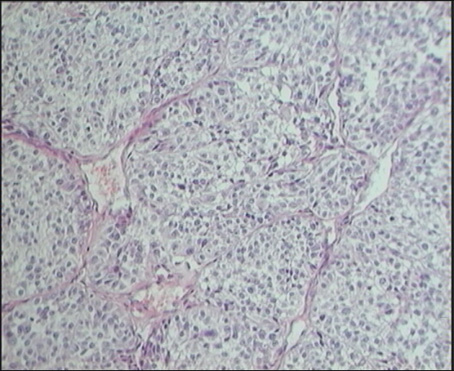
//> input picture usm_enhance-1.7/usm_enhance/data/cells.png, 454 x 371 px
$ ./usm_enhance -i=data/ciclista_original.jpg data/cells.png out.png   (built with g++ and OpenCV 4)
//> lines starting //> are read from the running program, lines starting //| are printed output that depends on the picture
//> further down, user_data.in is the input picture: 371 rows x 454 cols, CV_8UC3; mean B, G, R 180.5, 174, 171.5
### usm_enhance-1.7/usm_enhance/common_code.cpp
#include "common_code.hpp"

cv::Mat
fsiv_create_box_filter(const int r)
{
    CV_Assert(r>0);
    cv::Mat ret_v;
    // TODO
    // Hint: use the constructor of cv::Mat to set the proper initial value.
    ret_v = cv::Mat::ones(2*r+1,2*r+1,CV_32FC1);
    cv::normalize(ret_v,ret_v,1.0,0.0,cv::NORM_L1);
    //
    CV_Assert(ret_v.type()==CV_32FC1);
    CV_Assert(ret_v.rows==(2*r+1) && ret_v.rows==ret_v.cols);
    CV_Assert(std::abs(1.0-cv::sum(ret_v)[0])<1.0e-6);
    return ret_v;
}

// [41 lines left out: function fsiv_create_gaussian_filter, not called in this run]

cv::Mat
fsiv_fill_expansion(cv::Mat const& in, const int r)
{
    CV_Assert(!in.empty());
    CV_Assert(r>0);
    cv::Mat ret_v;
    //TODO:
    //Use of cv::copyMakeBorder is not allowed.
    //Hint you don't need use any for sentence.

    //tambien se puede hacer con cv::Rect() para seleccionar la zona de interes de la imagen original
    //con sintaxis cv::Rect(Punto_X,Punto_Y,Ancho,Largo)->ancho son cols y largo rows

    //creamos toda la matriz a cero y luego pegamos en la matriz de ceros la imagen original
    ret_v = cv::Mat::zeros(in.rows+2*r, in.cols+2*r,in.type());
    in.copyTo(ret_v(cv::Rect(r,r,in.cols,in.rows)));

    //
    CV_Assert(ret_v.type()==in.type());
    CV_Assert(ret_v.rows == in.rows+2*r);
    CV_Assert(ret_v.cols == in.cols+2*r);
    return ret_v;
}

// [44 lines left out: function fsiv_circular_expansion, not called in this run]

cv::Mat
fsiv_filter2D(cv::Mat const& in, cv::Mat const& filter)
{
    CV_Assert(!in.empty() && !filter.empty());
    CV_Assert(in.type()==CV_32FC1 && filter.type()==CV_32FC1);
    cv::Mat ret_v;

    // TODO
    // Remember: use of cv::filter2D is not allowed.

    //en un bucle for iremos seleccionando la ventana con radio r con cv::Rect(i,j,filter.cols,filter.rows)
    //y copiandolo a una nueva matriz ventana

    //luego haremos la operacion de correlacion/convolucion multiplicando ventana por filtro y guardando en aux
    //para hacer luego el sumatorio de este espacio y guardarlo en el punto i,j en el que estamos trabajando

    cv::Mat ventana, aux;
    ret_v = cv::Mat::zeros(in.rows - (filter.rows - 1), in.cols - (filter.cols - 1), CV_32F);

    for (int i = 0; i < in.rows - (filter.rows - 1); i++){
        for (int j = 0; j < in.cols - (filter.cols - 1); j++){

            //seleccionamos la ventana con la que trabajaremos de la imagen original
            ventana = in(cv::Rect(j, i, filter.cols, filter.rows)).clone();

            //multiplicamos ventana por filtro y guardamos la matriz resultante en aux
            cv::multiply(ventana, filter, aux);

            //sumatorio de los valores de aux, su suma debe estar normalizada?
            float sum = cv::sum(aux)[0];
            ret_v.at<float>(i, j) = sum;
        }
    }


    //
    CV_Assert(ret_v.type()==CV_32FC1);
    CV_Assert(ret_v.rows==in.rows-2*(filter.rows/2));
    CV_Assert(ret_v.cols==in.cols-2*(filter.cols/2));
    return ret_v;
}

cv::Mat
fsiv_combine_images(const cv::Mat src1, const cv::Mat src2,
                    double a, double b)
{
    CV_Assert(src1.type()==src2.type());
    CV_Assert(src1.rows==src2.rows);
    CV_Assert(src1.cols==src2.cols);
    cv::Mat ret_v;

    //TODO
    // Remember: use vectorized code.

    ret_v = a * src1 + b * src2;

    //
    CV_Assert(ret_v.type()==src2.type());
    CV_Assert(ret_v.rows==src2.rows);
    CV_Assert(ret_v.cols==src2.cols);
    return ret_v;
}

cv::Mat
fsiv_usm_enhance(cv::Mat  const& in, double g, int r,
                 int filter_type, bool circular, cv::Mat *unsharp_mask)
{
    CV_Assert(!in.empty());
    CV_Assert(in.type()==CV_32FC1);
    CV_Assert(r>0);
    CV_Assert(filter_type>=0 && filter_type<=1);
    CV_Assert(g>=0.0);
    cv::Mat ret_v;
    // TODO
    // Remember: use your own functions fsiv_xxxx
    // Remember: when unsharp_mask pointer is nullptr, means don't save the
    // unsharp mask on in.

    cv::Mat expanded, imgLow, filter;

    if (unsharp_mask == nullptr){
        unsharp_mask = &imgLow;
    }

    if(filter_type==0){

        if(circular){

            filter = fsiv_create_box_filter(r);
            expanded = fsiv_circular_expansion(in,r);

            //flip del filtro en el eje z (flag=-1)
            cv::flip(filter, filter, -1);
            //filtrado
            *unsharp_mask = fsiv_filter2D(expanded, filter);

            //aqui se hace realmente el realce
            //Proceso: G = (1+g)I - gIL (Si g>1 se denomina high-boost filtering.)
            ret_v = fsiv_combine_images(in, *unsharp_mask, g+1, -g);

        }else{

            filter = fsiv_create_box_filter(r);
            expanded = fsiv_fill_expansion(in,r);

            cv::flip(filter, filter, -1);
            *unsharp_mask = fsiv_filter2D(expanded, filter);
            ret_v = fsiv_combine_images(in, *unsharp_mask, g+1, -g);

        }

    }else if(filter_type==1){

        if(circular){

            filter = fsiv_create_gaussian_filter(r);
            expanded = fsiv_circular_expansion(in,r);

            cv::flip(filter, filter, -1);
            *unsharp_mask = fsiv_filter2D(expanded, filter);
            ret_v = fsiv_combine_images(in, *unsharp_mask, g+1, -g);

        }else{

            filter = fsiv_create_gaussian_filter(r);
            expanded = fsiv_fill_expansion(in,r);

            cv::flip(filter, filter, -1);
            *unsharp_mask = fsiv_filter2D(expanded, filter);
            ret_v = fsiv_combine_images(in, *unsharp_mask, g+1, -g);

        }

    }

    //
    CV_Assert(ret_v.rows==in.rows);
    CV_Assert(ret_v.cols==in.cols);
    CV_Assert(ret_v.type()==CV_32FC1);
    return ret_v;
}

### usm_enhance-1.7/usm_enhance/usm_enhance.cpp
/*!
  Esto es un esqueleto de programa para usar en las prácticas
  de Visión Artificial.

  Se supone que se utilizará OpenCV.

  Para compilar, puedes ejecutar:
    g++ -Wall -o esqueleto esqueleto.cc `pkg-config opencv --cflags --libs`

*/

#include <iostream>
#include <exception>

//Includes para OpenCV, Descomentar según los módulo utilizados.
#include <opencv2/core/core.hpp>
#include <opencv2/core/utility.hpp>
#include <opencv2/highgui/highgui.hpp>
#include <opencv2/imgproc/imgproc.hpp>
//#include <opencv2/calib3d/calib3d.hpp>

#include "common_code.hpp"

const cv::String keys =
    "{help h usage ? |      | print this message.}"
    "{i interactive  |      | Interactive mode.}"
    "{r radius       |1     | Window's radius. Default 1.}"
    "{g gain         |1.0   | Enhance's gain. Default 1.0}"
    "{c circular     |      | Use circular convolution.}"
    "{f filter       |0     | Filter type: 0->Box, 1->Gaussian. Default 0.}"
    "{@input         |<none>| input image.}"
    "{@output        |<none>| output image.}"
    ;


struct UserData
{
    cv::Mat in;
    cv::Mat out;
    cv::Mat mask;
    int g;
    int r;
    bool filter_type;
    bool circular;
};

void on_change_r(int v, void * user_data_)
{
    UserData * user_data = static_cast<UserData*>(user_data_);
    user_data->r = v + 1;
    user_data->in.convertTo(user_data->in, CV_32F, 1.0/255.0, 0.0);

    if (user_data->in.channels() > 1){
        std::vector<cv::Mat> channels;
        cv::cvtColor(user_data->in, user_data->out, cv::COLOR_BGR2HSV);
        cv::split(user_data->out, channels);
        channels[2] = fsiv_usm_enhance(channels[2], user_data->g, user_data->r,
            user_data->filter_type, user_data->circular, &user_data->mask);
        cv::merge(channels, user_data->out);
        cv::cvtColor(user_data->out, user_data->out, cv::COLOR_HSV2BGR);

    } else {
        user_data->out = fsiv_usm_enhance(user_data->in, user_data->g, user_data->r,
            user_data->filter_type, user_data->circular, &user_data->mask);
    }

    user_data->in.convertTo(user_data->in, CV_8U, 255.0, 0.0);
    user_data->out.convertTo(user_data->out, CV_8U, 255.0, 0.0);
    user_data->mask.convertTo(user_data->mask, CV_8U, 255.0, 0.0);

    cv::imshow("UNSHARP MASK", user_data->mask);
    cv::imshow("OUTPUT", user_data->out);
}

void on_change_g(int v, void * user_data_)
{
//> called with v = 1
    UserData * user_data = static_cast<UserData*>(user_data_);
    user_data->g = v;
    user_data->in.convertTo(user_data->in, CV_32F, 1.0/255.0, 0.0);
    if (user_data->in.channels() > 1){
        std::vector<cv::Mat> channels;
        cv::cvtColor(user_data->in, user_data->out, cv::COLOR_BGR2HSV);
//> user_data->out: 371 rows x 454 cols, CV_32FC3; mean H, S, V 217.7, 0.1, 0.7
        cv::split(user_data->out, channels);
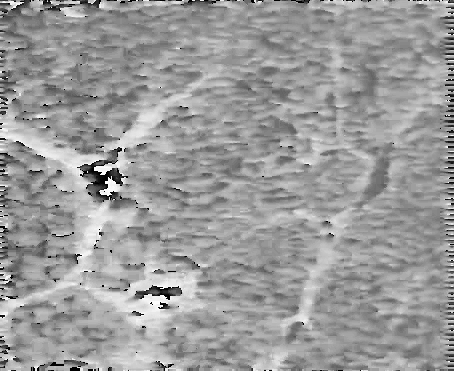
//> channels[0]: 371 rows x 454 cols, CV_32FC1; min 0, max 357, mean 217.7; drawn with min black and max white
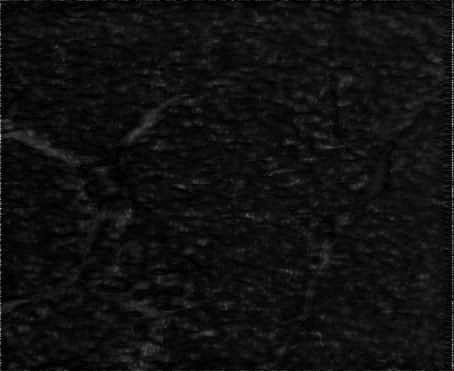
//> channels[1]: 371 rows x 454 cols, CV_32FC1; min 0, max 0.81, mean 0.0654
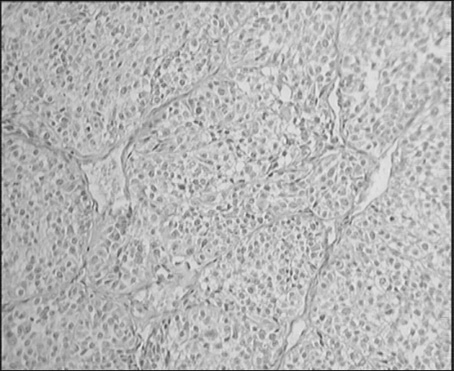
//> channels[2]: 371 rows x 454 cols, CV_32FC1; min 0.0588, max 0.937, mean 0.711
        channels[2] = fsiv_usm_enhance(channels[2], user_data->g, user_data->r,
            user_data->filter_type, user_data->circular, &user_data->mask);
//> in fsiv_fill_expansion, `in.copyTo(ret_v(cv::Rect(r,r,in.cols,in.rows)));`:
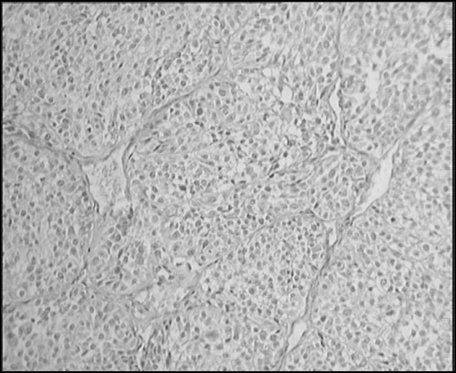
//> ret_v: 373 rows x 456 cols, CV_32FC1; min 0, max 0.937, mean 0.704
//> after the loop in fsiv_filter2D, `for (int i = 0; i < in.rows - (filter.rows - 1); i++)`: ventana = [[0.0745, 0.161, 0], [0.0588, 0.0863, 0], [0, 0, 0]]; aux = [[0.00828, 0.0179, 0], [0.00654, 0.00959, 0], [0, 0, 0]]
        cv::merge(channels, user_data->out);
//> user_data->out: 371 rows x 454 cols, CV_32FC3; mean H, S, V 217.7, 0.1, 0.7
        cv::cvtColor(user_data->out, user_data->out, cv::COLOR_HSV2BGR);

    } else {
        user_data->out = fsiv_usm_enhance(user_data->in, user_data->g, user_data->r,
            user_data->filter_type, user_data->circular, &user_data->mask);
    }

    user_data->in.convertTo(user_data->in, CV_8U, 255.0, 0.0);
    user_data->out.convertTo(user_data->out, CV_8U, 255.0, 0.0);
//> user_data->out: 371 rows x 454 cols, CV_8UC3
    user_data->mask.convertTo(user_data->mask, CV_8U, 255.0, 0.0);

    cv::imshow("UNSHARP MASK", user_data->mask);
    cv::imshow("OUTPUT", user_data->out);
}

// [53 lines left out: functions on_change_f, on_change_c, not called in this run]


int
main (int argc, char* const* argv)
{
    int retCode=EXIT_SUCCESS;

    try {
        cv::CommandLineParser parser(argc, argv, keys);
        parser.about("Apply an unsharp mask enhance to an image.");
        if (parser.has("help"))
        {
            parser.printMessage();
            return EXIT_SUCCESS;
        }

        cv::String input_n = parser.get<cv::String>("@input");
        cv::String output_n = parser.get<cv::String>("@output");
        if (!parser.check())
        {
            parser.printErrors();
            return EXIT_FAILURE;
        }

        //TODO
        UserData user_data;

        double g = 1.0;
        int r = 1;
        int filter_type=1;
        bool circular =false;


        user_data.g = parser.get<double>("g");
        user_data.r = parser.get<int>("r");
        user_data.filter_type = parser.get<int>("f");
        user_data.circular = parser.has("c");
        //
        user_data.in = cv::imread(input_n, cv::IMREAD_UNCHANGED);
        user_data.out = user_data.in.clone();
        user_data.mask = user_data.in.clone();

        if (user_data.in.empty())
        {
            std::cerr << "Error: could not open input image '" << input_n
                      << "'." << std::endl;
            return EXIT_FAILURE;
        }

        cv::namedWindow("INPUT");
        cv::namedWindow("OUTPUT");
        cv::namedWindow("UNSHARP MASK");

        if (parser.has("i")){
            cv::createTrackbar("G [0 - 20]", "OUTPUT", nullptr, 20, on_change_g, &user_data);
            cv::setTrackbarPos("G [0 - 20]", "OUTPUT", user_data.g);
            cv::createTrackbar("R [1, 20]", "OUTPUT", nullptr, 19, on_change_r, &user_data);
            cv::setTrackbarPos("R [1, 20]", "OUTPUT", user_data.r);
//> after the loop in fsiv_filter2D (call 2), `for (int i = 0; i < in.rows - (filter.rows - 1); i++)`:
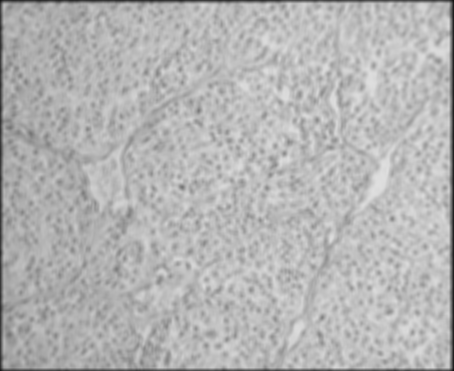
//> ret_v: 371 rows x 454 cols, CV_32FC1; min 0.059, max 0.876, mean 0.709
//> after the loop in fsiv_filter2D (call 2), `for (int i = 0; i < in.rows - (filter.rows - 1); i++)`: ventana = [[0.42, 0.118, 0.2, 0, 0], [0.388, 0.0745, 0.161, 0, 0], [0.114, 0.0588, 0.0863, 0, 0], [0, 0, 0, 0, 0], [0, 0, 0, 0, 0]]; aux = [[0.0168, 0.00471, 0.008, 0, 0], [0.0155, 0.00298, 0.00643, 0, 0], [0.00455, 0.00235, 0.00345, 0, 0], [0, 0, 0, 0, 0], [0, 0, 0, 0, 0]]
//> in on_change_r, `cv::merge(channels, user_data->out);`: user_data->out: 371 rows x 454 cols, CV_32FC3; mean H, S, V 217.7, 0.1, 0.7
//> in on_change_r, `cv::cvtColor(user_data->out, user_data->out, cv::COLOR_HSV2BGR);`:
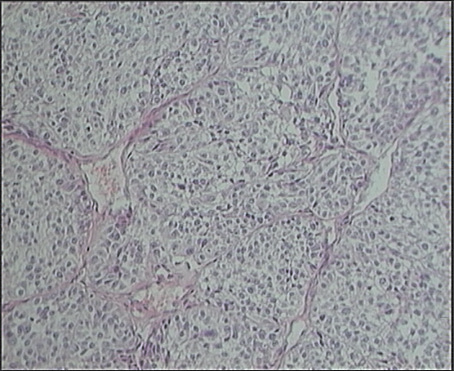
//> user_data->out: 371 rows x 454 cols, CV_32FC3; mean B, G, R 0.709, 0.684, 0.675; drawn with min black and max white
//> in on_change_r, `user_data->out.convertTo(user_data->out, CV_8U, 255.0, 0.0);`:
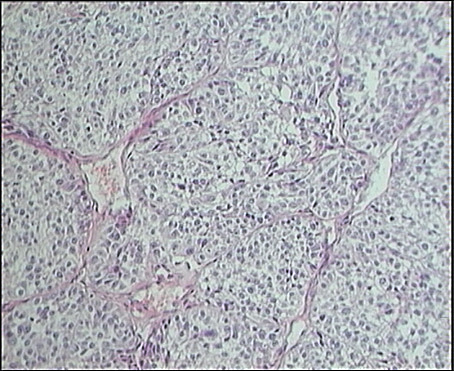
//> user_data->out: 371 rows x 454 cols, CV_8UC3; mean B, G, R 180.9, 174.5, 172.1
            cv::createTrackbar("F", "OUTPUT", nullptr, 1, on_change_f, &user_data);
            cv::setTrackbarPos("F", "OUTPUT", (user_data.filter_type) ? 1 : 0);
            cv::createTrackbar("C", "OUTPUT", nullptr, 1, on_change_c, &user_data);
            cv::setTrackbarPos("C", "OUTPUT", (user_data.circular) ? 1 : 0);
        }

        user_data.in.convertTo(user_data.in, CV_32F, 1.0/255.0, 0.0);
        if (user_data.in.channels() > 1){
            std::vector<cv::Mat> channels;
            cv::cvtColor(user_data.in, user_data.out, cv::COLOR_BGR2HSV);
            cv::split(user_data.out, channels);
            channels[2] = fsiv_usm_enhance(channels[2], user_data.g, user_data.r, user_data.filter_type, user_data.circular, &user_data.mask);
            cv::merge(channels, user_data.out);
            cv::cvtColor(user_data.out, user_data.out, cv::COLOR_HSV2BGR);

        } else {
            user_data.out = fsiv_usm_enhance(user_data.in, user_data.g, user_data.r, user_data.filter_type, user_data.circular, &user_data.mask);
        }


        user_data.in.convertTo(user_data.in, CV_8U, 255.0, 0.0);
        user_data.out.convertTo(user_data.out, CV_8U, 255.0, 0.0);
        user_data.mask.convertTo(user_data.mask, CV_8U, 255.0, 0.0);

        cv::imshow ("INPUT", user_data.in);
        cv::imshow ("OUTPUT", user_data.out);
        cv::imshow ("UNSHARP MASK", user_data.mask);

        int k = cv::waitKey(0)&0xff;
//> the space key is pressed
        if (k!=27)
            cv::imwrite(output_n, user_data.out);
    }
    catch (std::exception& e)
    {
        std::cerr << "Capturada excepcion: " << e.what() << std::endl;
        retCode = EXIT_FAILURE;
    }
    return retCode;
}
